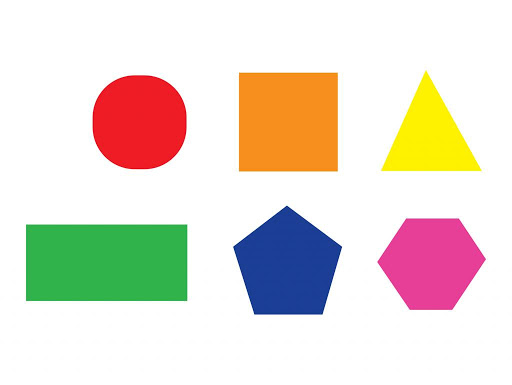
%> input picture image.png, 512 x 385 px
$ octave erosion_conv_freq_fig1.m   (GNU Octave 9; MATLAB toolbox functions it lacks are replaced by stand-ins)
%> lines starting %> are read from the running program, lines starting %| are printed output that depends on the picture; in (x1, y1, x2, y2) boxes, pixels count from 0 and x2, y2 are one past the last pixel; in counts of white or black regions, pixels touching at a corner belong together; the program's own positions count from 1
% 腐蚀操作的卷积实现和频域实现 we apply convolution and freqency multiplication to
% obtain the erosion results
% Linyi University
clc
clear all
close all
format long
a=imread('image.png');
%> a is the input picture: size 385x512x3 uint8; mean R, G, B 230.3, 220.8, 209.6
figure;imshow(a)
a_gray=rgb2gray(a);
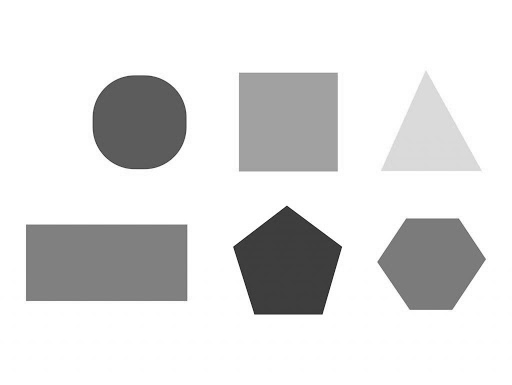
%> a_gray: size 385x512 uint8; min 28, max 255, mean 222.3
a_bit=(a_gray<240);
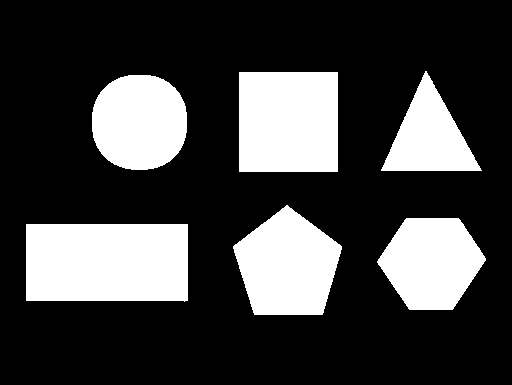
%> a_bit: size 385x512 logical; 25.7% white; 6 white regions, box (x1, y1, x2, y2) and area: (26, 224, 188, 302) 12475, (239, 72, 338, 172) 9900, (233, 205, 342, 315) 8394, (92, 75, 187, 170) 7424, (377, 218, 486, 310) 7247, (381, 71, 482, 171) 5127
imwrite(a_bit,'image_bit.png')
figure;imshow(a_bit)
a_bit_double=double(a_bit);
kernal=ones(25,25);


%直接实现
a_erode=imerode(a_bit,kernal);
%> a_erode: size 385x512 logical; 12.7% white; 6 white regions, box (x1, y1, x2, y2) and area: (38, 236, 176, 289) 7314, (251, 84, 326, 160) 5700, (251, 226, 325, 303) 3944, (105, 88, 174, 157) 3455, (397, 230, 466, 298) 3173, (404, 106, 456, 159) 1420
figure;imshow(a_erode)
imwrite(a_erode,'image_erode.png')

T=624.9;
% 卷积实现 convolution
conv_result=conv2(a_bit_double,kernal,'same');
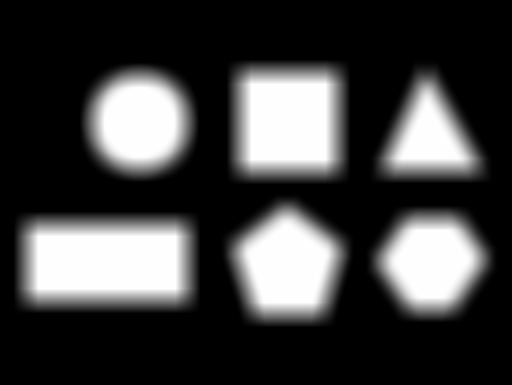
%> conv_result: size 385x512 double; min 0, max 625, mean 160.3; drawn with min black and max white
conv_result_bit=(conv_result>=T);
figure;imshow(conv_result_bit)
dd=conv_result_bit-a_erode;
%> dd: size 385x512 double; every value is 0
%都为0，说明两种实现方法的结果一样
dd0=max(dd(:))
%> dd0 = 0
dd00=min(dd(:))
%> dd00 = 0

%卷积定理，频域实现,pad方式
zerospadimage=zeros(size(a_bit)+size(kernal)-1);
a_bit_double_pad=zerospadimage;
a_bit_double_pad(1:size(a_bit,1),1:size(a_bit,2))=a_bit_double;
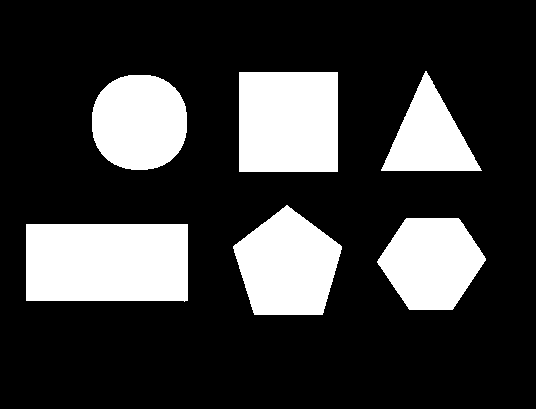
%> a_bit_double_pad: size 409x536 double; values 0 (black) and 1 (white), 23.1% white; 6 white regions, box (x1, y1, x2, y2) and area: (26, 224, 188, 302) 12475, (239, 72, 338, 172) 9900, (233, 205, 342, 315) 8394, (92, 75, 187, 170) 7424, (377, 218, 486, 310) 7247, (381, 71, 482, 171) 5127
kernal_pad=zerospadimage;
kernal_pad(1:size(kernal,1),1:size(kernal,2))=kernal;
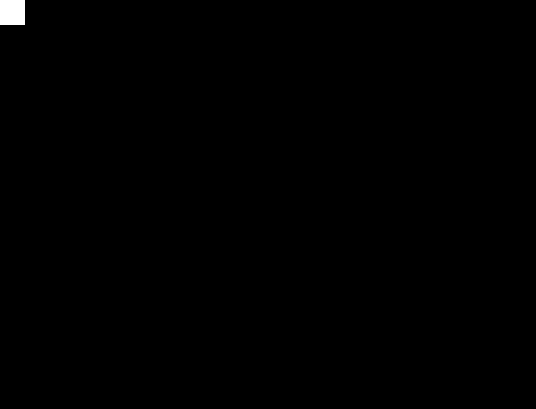
%> kernal_pad: size 409x536 double; values 0 (black) and 1 (white), 0.29% white; 1 white region, box (x1, y1, x2, y2) and area: (0, 0, 25, 25) 625
a_bit_double_pad_fft=fft2(a_bit_double_pad);
kernal_pad_fft=fft2(kernal_pad);
conv_resul_fft=a_bit_double_pad_fft.*kernal_pad_fft;
conv_resul_ifft=abs(ifft2(conv_resul_fft));
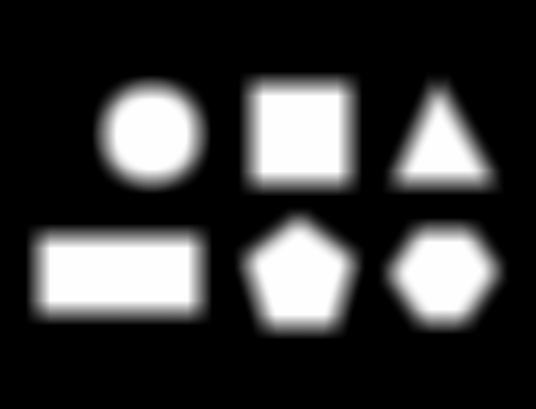
%> conv_resul_ifft: size 409x536 double; min 0, max 625, mean 144.2; drawn with min black and max white
conv_resul_ifft_bit=(conv_resul_ifft>=T);%与膨胀的区别，膨胀取0
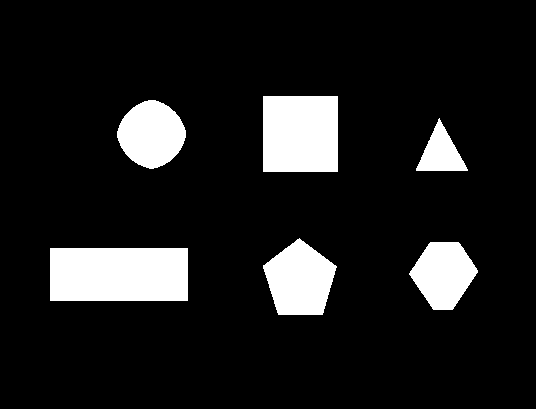
%> conv_resul_ifft_bit: size 409x536 logical; 11.4% white; 6 white regions, box (x1, y1, x2, y2) and area: (50, 248, 188, 301) 7314, (263, 96, 338, 172) 5700, (263, 238, 337, 315) 3944, (117, 100, 186, 169) 3455, (409, 242, 478, 310) 3173, (416, 118, 468, 171) 1420
conv_resul_ifft_bit_same=conv_resul_ifft_bit(1+(size(kernal,1)-1)/2:size(a_bit,1)+(size(kernal,1)-1)/2,1+(size(kernal,2)-1)/2:size(a_bit,2)+(size(kernal,2)-1)/2);
figure;imshow(conv_resul_ifft_bit_same)
dd=conv_resul_ifft_bit_same-a_erode;

%都为0，说明两种实现方法的结果一样
dd1=max(dd(:))
%> dd1 = 0
dd2=min(dd(:))
%> dd2 = 0
